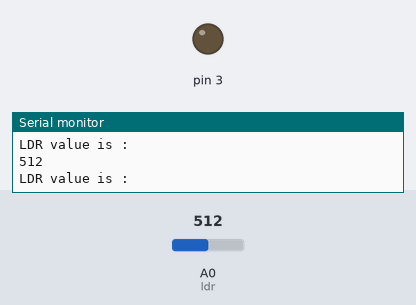
Bench run of a sketch on a simulated Arduino Uno, built with avr-gcc and run on an emulated ATmega328P. On the bench: output pins drawn as LEDs (lit = HIGH), the last lines printed to the serial monitor. The inputs (shaded band) are chosen by the test bench; at power-on: A0 (ldr) = 512.

Above: at 1.2 s.
1.3 s: A0 (ldr) set to 210
2.8 s: A0 (ldr) set to 188
At 4.0 s:
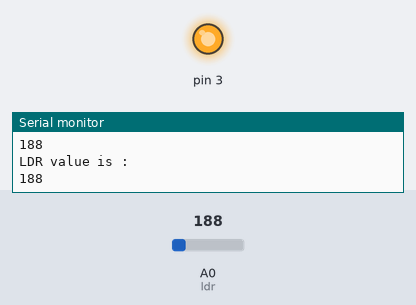
4.3 s: A0 (ldr) set to 306
At 4.8 s:
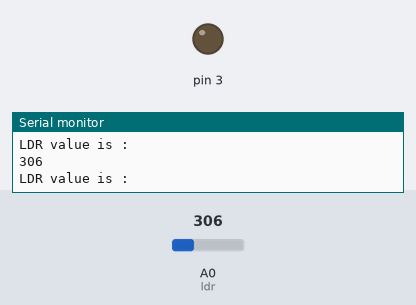
7.3 s: A0 (ldr) set to 190
At 8.2 s:
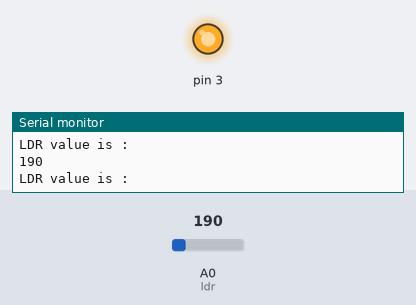
Timing chart, 0 to 10.3 s (numbered marks = the images above; inputs shaded):
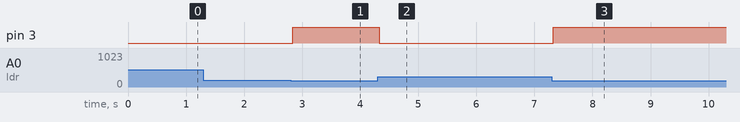

The sketch:

LDR_led_blink.ino
```cpp
int ldr = A0;  //Set A0(Analog Input) for LDR
int value = 0;

void setup() {
  // put your setup code here, to run once:

  Serial.begin(9600);
  pinMode(3,OUTPUT);

}

void loop() {
  // put your main code here, to run repeatedly:

  value = analogRead(ldr);  //Read the value of LDR(light)
  Serial.println("LDR value is : ");  //Prints the value of LDR to Serial Monitor
  Serial.println(value);

  if(value < 200)
  {
    digitalWrite(3,HIGH);  //makes the LED glow in Dark
  }
  else
  {
    digitalWrite(3,LOW);  //Turns the LED OFF in Light
  }
}
```

Measured:
- the behaviour switches between 200 and 199 on A0 (ldr) (found by bisection; images 0 and 1)
- after the input at 2.8 s, pin 3: LOW → HIGH at once
- after the input at 4.3 s, pin 3: HIGH → LOW at once
- after the input at 7.3 s, pin 3: LOW → HIGH at once
